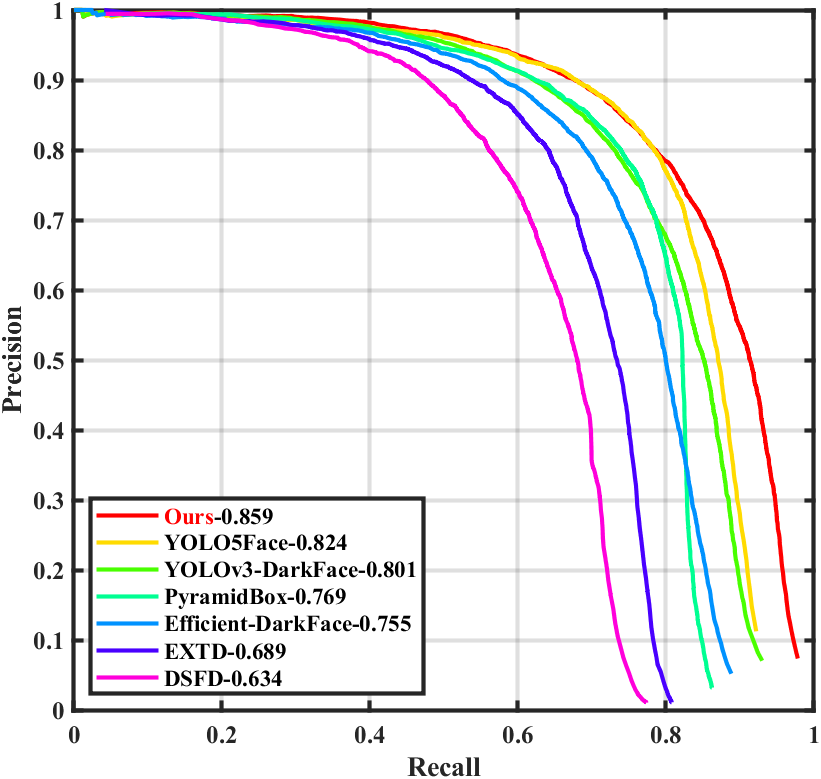
#> input picture results/dark.png, 821 x 779 px
$ python merge.py
#> lines starting #> are read from the running program, lines starting #| are printed output that depends on the picture
import cv2
import numpy as np

image1 = cv2.imread('results/dark.png')
#> image1 is the input picture: shape (779, 821, 3); mean B, G, R 238.2, 237.6, 237.9
image2 = cv2.imread('results/dfd.png')
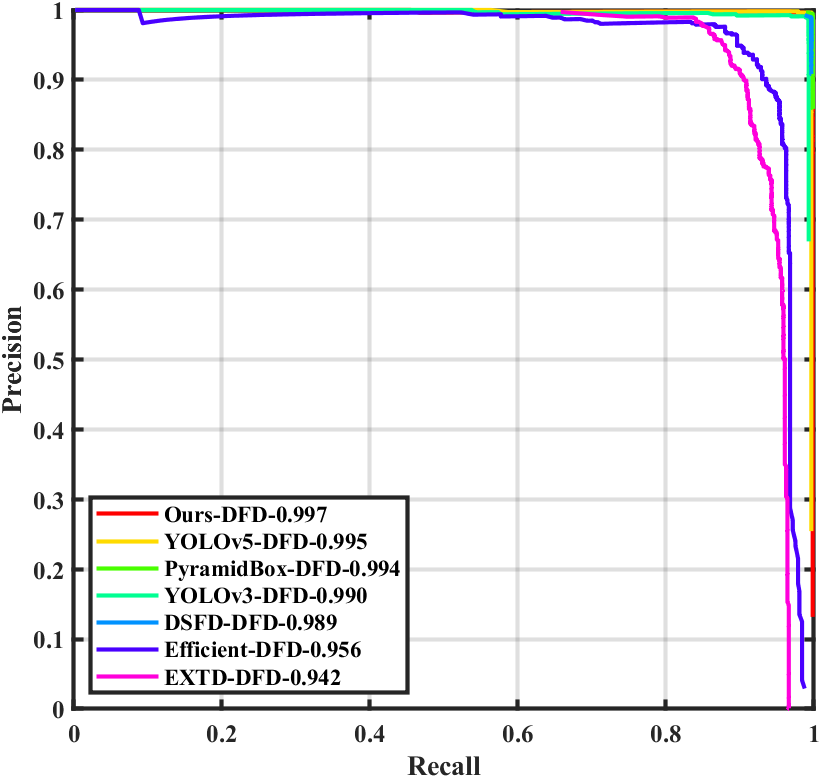
#> input picture results/dfd.png, 821 x 778 px
#> image2 is the input picture: shape (778, 821, 3); mean B, G, R 242.1, 239.9, 241.2
image3 = cv2.imread('results/mafa.png')
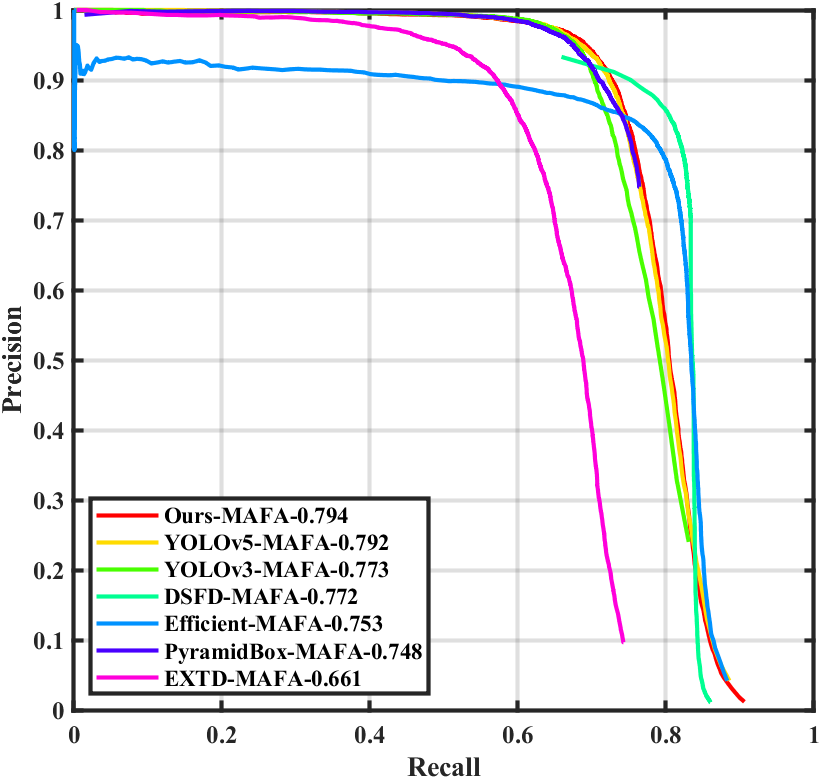
#> input picture results/mafa.png, 821 x 779 px
#> image3 is the input picture: shape (779, 821, 3); mean B, G, R 239.9, 238.6, 238.4

h = image1.shape[0]
#> h = 779
if h > image2.shape[0]:
    h = image2.shape[0]
#> h = 778
if h > image3.shape[0]:
    h = image3.shape[0]

w1 = int(h/image1.shape[0]*image1.shape[1])
#> w1 = 819
w2 = int(h/image2.shape[0]*image2.shape[1])
#> w2 = 821
w3 = int(h/image3.shape[0]*image3.shape[1])
#> w3 = 819

image1 = cv2.resize(image1,(w1,h))
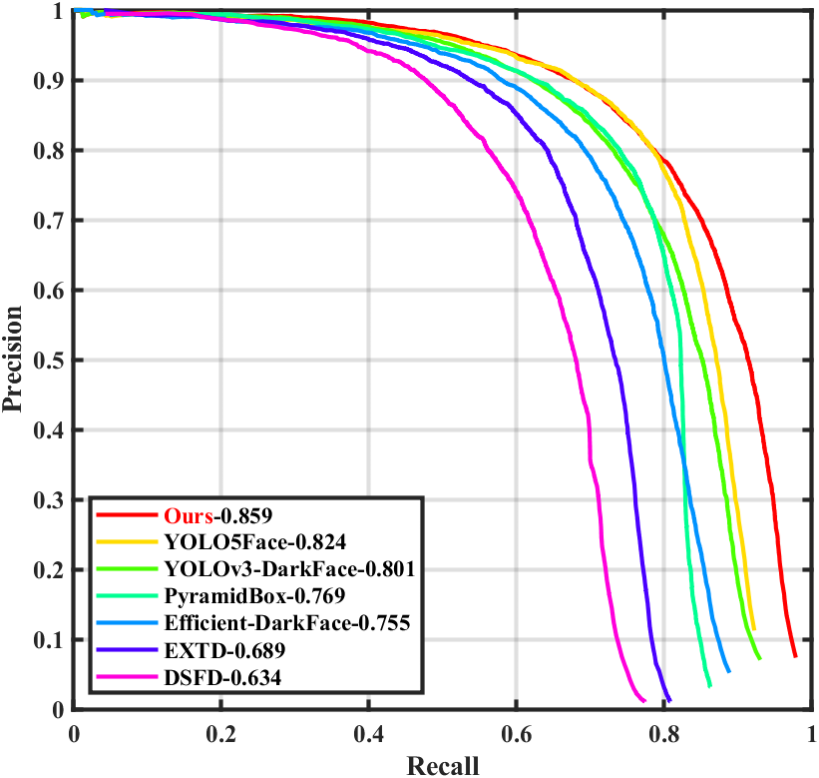
#> image1: shape (778, 819, 3); mean B, G, R 238.2, 237.6, 237.9
image2 = cv2.resize(image2,(w2,h))
image3 = cv2.resize(image3,(w3,h))
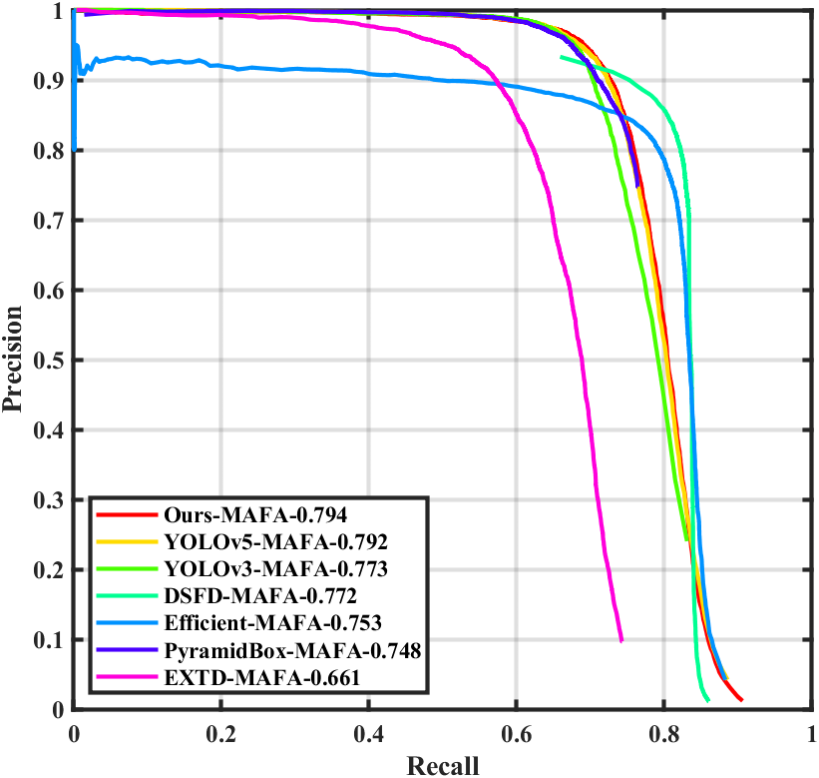
#> image3: shape (778, 819, 3); mean B, G, R 239.9, 238.6, 238.4

image = np.ones((h, w1+8+w2+8+w3, 3), np.uint8)*255

image[:,:w1] = image1
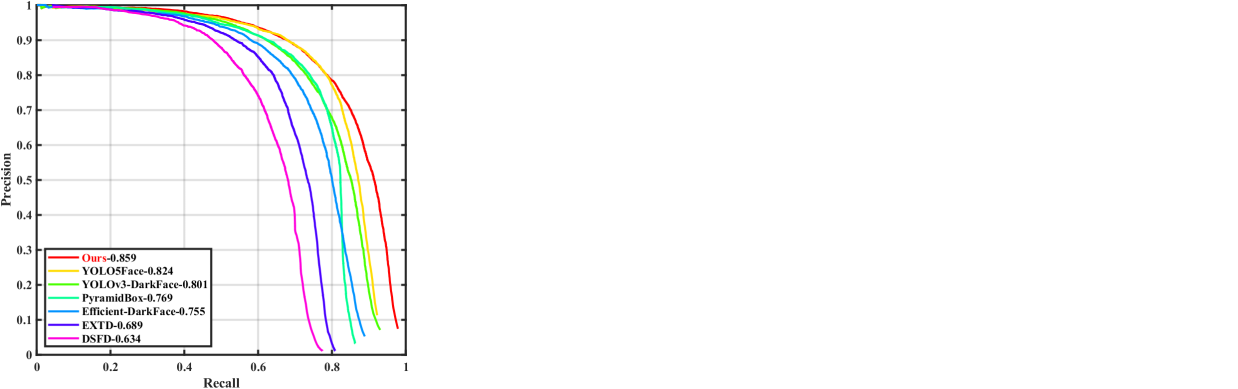
#> image: shape (778, 2475, 3) (shown at 1/2 size); mean B, G, R 249.4, 249.2, 249.3
image[:,w1+8:w1+8+w2] = image2
image[:,w1+8+w2+8:] = image3
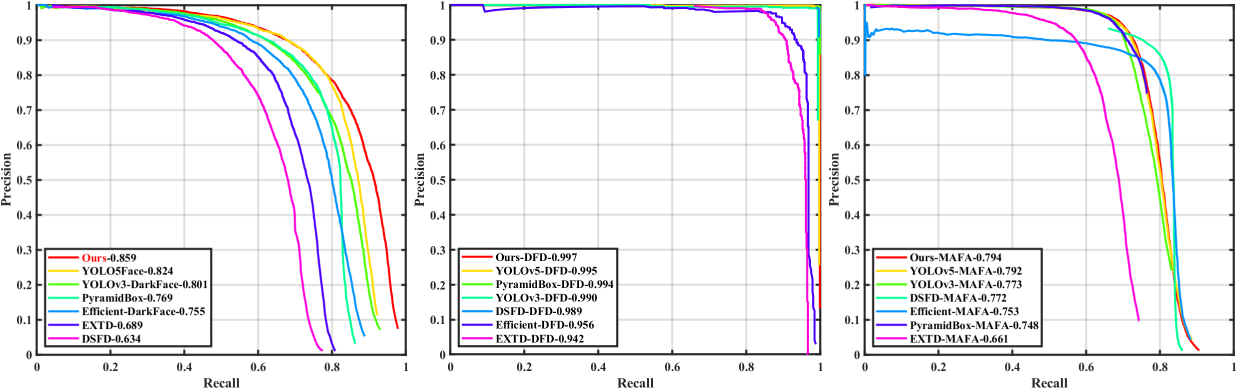
#> image: shape (778, 2475, 3) (shown at 1/2 size); mean B, G, R 240.2, 238.8, 239.3

cv2.imwrite('ddm.png', image)

cv2.imshow('image', image)
cv2.waitKey()
